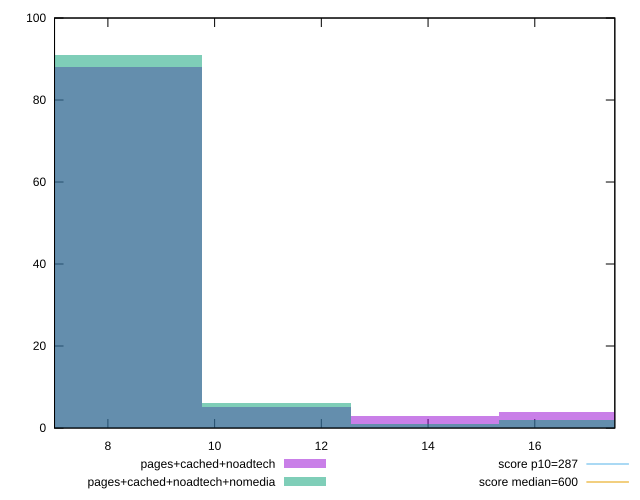

Generate this figure with gnuplot:
reset

$pagesCachedNoadtech <<EOF
8.366191004016837 88
11.154921338689116 5
13.943651673361394 3
16.732382008033674 4
EOF

$pagesCachedNoadtechNomedia <<EOF
13.943651673361394 1
8.366191004016837 91
11.154921338689116 6
16.732382008033674 2
EOF

set key outside below
set boxwidth 2.788730334672279
set xrange [7:17.5]
set yrange [0:100]
set trange [0:100]
set style fill transparent solid 0.5 noborder

set parametric
set terminal svg size 640, 500 enhanced background rgb 'white'
set output "report_00018_2021-02-10T15-25-16.877Z/total-blocking-time/comparison/histogram/2_vs_3.svg"

plot $pagesCachedNoadtech title "pages+cached+noadtech" with boxes, \
     $pagesCachedNoadtechNomedia title "pages+cached+noadtech+nomedia" with boxes, \
     287,t title "score p10=287", \
     600,t title "score median=600"

reset
